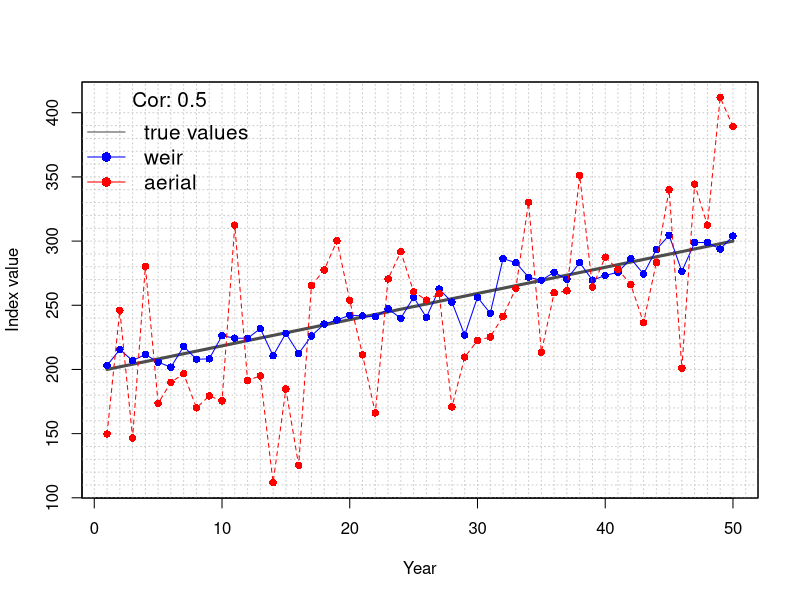

This figure's R source:


# variables: weir and aerial survey standard
# deviations, the correlation between the surveys
# and the number of samples
# 



sd_weir <- 10
sd_aerial <- 50
cor_wa <- 0.5
n <- 50



library(mvtnorm)

# get the covariance matrix
crmat <- matrix(c(1,cor_wa,cor_wa,1), nrow=2, ncol=2)
sds <- c(sd_weir, sd_aerial)
cvmat <- crmat
cvmat <- crmat * prod(sds)
diag(cvmat) <- sds^2

# the mean values
x0 <- matrix(rep(seq(200, 300, length.out=n),2), ncol=2)

xTEST <- 32

# get the deviations from the mean
x1 <- rmvnorm(n, mean=c(0, 0), sigma=cvmat)

# new trend for the indices
x2 <- x1 + x0

# graph paper setup
hl <- seq(100, 400, 10)
vl <- seq(-10, n+0.1*n, 1)

# plot the true mean and the deviations
# for both the surveys
plot(x0[,1], type='n', ylim=range(x0,x2),
     xlab='Year', ylab='Index value')
abline(h=hl, v=vl, lty=3, col='gray80')
lines(x0[,1], type='l', ylim=range(x0,x2),
      lwd=3, col='gray30')
matplot(x2, type='o', add=TRUE, pch=16,
        col=c('blue', 'red'))
box()

legend('topleft', pch=c(NA, 16, 16), lty=1,
       col=c('gray30', 'blue', 'red'),
       legend=c('true values', 'weir', 'aerial'),
       bty='n', cex=1.25, title=paste('Cor:', cor_wa))


# correlation of deviations
print(cor(x1))

# observed correlation with trend
print(cor(x2))






